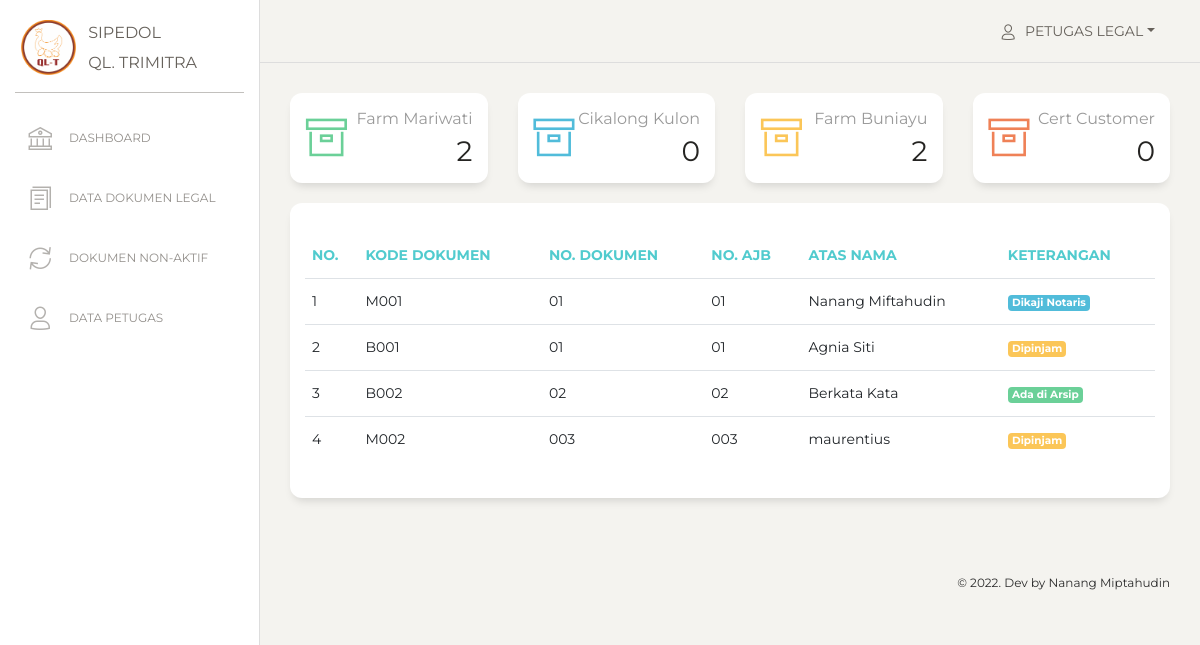
The app's page /view_admin/index.php (signed in) with its own data.
### tables this page shows
CREATE TABLE `users` (
  `id` int(11) NOT NULL,
  `nama` varchar(255) NOT NULL,
  `email` varchar(255) NOT NULL,
  `username` varchar(255) NOT NULL,
  `password` varchar(255) NOT NULL,
  `role_id` int(11) NOT NULL,
  `date_created` date NOT NULL,
  `is_active` int(11) NOT NULL
);

CREATE TABLE `data_legal` (
  `id_legal` int(11) NOT NULL,
  `kode_dokumen` varchar(100) NOT NULL,
  `no_dokumen` varchar(100) NOT NULL,
  `no_hgb` varchar(100) NOT NULL,
  `no_ajb` varchar(100) NOT NULL,
  `luas_tanah` int(11) NOT NULL,
  `atas_nama` varchar(100) NOT NULL,
  `no_kuasa` varchar(100) NOT NULL,
  `titik_lokasi` int(11) NOT NULL,
  `file` varchar(255) NOT NULL,
  `status_dokumen` int(11) NOT NULL,
  `keterangan` varchar(256) NOT NULL,
  `date_created` date NOT NULL,
  `is_active` int(1) NOT NULL
);

CREATE TABLE `status_dokumen` (
  `id_status_dokumen` int(11) NOT NULL,
  `status` varchar(100) NOT NULL,
  `date_created` date NOT NULL
);

### functions.php (called while the page is built, shortened)
<?php
$conn = mysqli_connect("localhost", "root", "", "db_sipedol");
function query($query)
{
    global $conn;
    $result = mysqli_query($conn, $query);
    $rows = [];
    while ($row = mysqli_fetch_assoc($result)) {
        $rows[] = $row;
    }
    return $rows;
}

### view_admin/index.php (the view, shortened to what this page needs)
<?php
include "../view_template/header.php";
include "../view_template/sidebar.php";
include "../view_template/topbar.php";
$legal = query("SELECT * FROM data_legal
        INNER JOIN titik_lokasi ON data_legal.titik_lokasi = titik_lokasi.id_titik_lokasi
        INNER JOIN status_dokumen ON data_legal.status_dokumen = status_dokumen.id_status_dokumen
        WHERE is_active = 1
        ");
$total_f = count(query("SELECT * FROM data_legal WHERE titik_lokasi = 1 AND is_active = 1"));
$total_r = count(query("SELECT * FROM data_legal WHERE titik_lokasi = 2 AND is_active = 1"));
$total_b = count(query("SELECT * FROM data_legal WHERE titik_lokasi = 3 AND is_active = 1"));
$total_c = count(query("SELECT * FROM data_legal WHERE titik_lokasi = 4 AND is_active = 1"));
?>
<div class="content">
    <div class="row">
        <div class="col-lg-3 col-md-6 col-sm-6">
            <a href="index_dashboard.php?titik_lokasi=1">
                <div class="card card-stats">
                    <div class="card-body ">
                        <div class="row pb-2">
                            <div class="col-2 col-md-2">
                                <div class="icon-big text-center icon-warning">
                                    <i class="nc-icon nc-box text-success"></i>
                                </div>
                            </div>
                            <div class="col-10 col-md-10">
                                <div class="numbers">
                                    <p class="card-category">Farm Mariwati</p>
                                    <p class="card-title"><?= $total_f; ?>
                                </div>
                            </div>
                        </div>
                    </div>
                </div>
            </a>
        </div>
        <div class="col-lg-3 col-md-6 col-sm-6">
            <a href="index_dashboard.php?titik_lokasi=2">
                <div class="card card-stats">
                    <div class="card-body ">
                        <div class="row pb-2">
                            <div class="col-2 col-md-2">
                                <div class="icon-big text-center icon-warning">
                                    <i class="nc-icon nc-box text-info"></i>
                                </div>
                            </div>
                            <div class="col-10 col-md-10">
                                <div class="numbers">
                                    <p class="card-category">Cikalong Kulon</p>
                                    <p class="card-title"><?= $total_r; ?>
                                </div>
                            </div>
                        </div>
                    </div>
                </div>
            </a>
        </div>
        <div class="col-lg-3 col-md-6 col-sm-6">
            <a href="index_dashboard.php?titik_lokasi=3">
                <div class="card card-stats">
                    <div class="card-body ">
                        <div class="row pb-2">
                            <div class="col-2 col-md-2">
                                <div class="icon-big text-center icon-warning">
                                    <i class="nc-icon nc-box text-warning"></i>
                                </div>
                            </div>
                            <div class="col-10 col-md-10">
                                <div class="numbers">
                                    <p class="card-category">Farm Buniayu</p>
                                    <p class="card-title"><?= $total_b; ?>
                                </div>
                            </div>
                        </div>
                    </div>
                </div>
            </a>
        </div>
        <div class="col-lg-3 col-md-6 col-sm-6">
            <a href="index_dashboard.php?titik_lokasi=4">
                <div class="card card-stats">
                    <div class="card-body ">
                        <div class="row pb-2">
                            <div class="col-2 col-md-2">
                                <div class="icon-big text-center icon-warning">
                                    <i class="nc-icon nc-box text-danger"></i>
                                </div>
                            </div>
                            <div class="col-10 col-md-10">
                                <div class="numbers">
                                    <p class="card-category">Cert Customer</p>
                                    <p class="card-title"><?= $total_c; ?>
                                </div>
                            </div>
                        </div>
                    </div>
                </div>
            </a>
        </div>
    </div>
    <div class="row">
        <div class="col-md-12">
            <div class="card ">
                <div class="card-header ">
                </div>
                <div class="card-body ">
                    <div class="table-responsive">
                        <table class="table">
                            <thead class=" text-primary">
                                <th>No.</th>
                                <th>Kode Dokumen</th>
                                <th>No. Dokumen</th>
                                <th>No. AJB</th>
                                <th>Atas Nama</th>
                                <th>Keterangan</th>
                            </thead>
                            <tbody>
                                <?php $i = 1; ?>
                                <?php foreach ($legal as $l) : ?>
                                    <tr>
                                        <td><?= $i; ?></td>
                                        <td><?= $l["kode_dokumen"]; ?></td>
                                        <td><?= $l["no_dokumen"]; ?></td>
                                        <td><?= $l["no_ajb"]; ?></td>
                                        <td><?= $l["atas_nama"]; ?></td>
                                        <td>
                                            <?php if ($l["id_status_dokumen"] == 1) : ?>
                                                <span class="badge bg-info text-white"><?= $l["status"]; ?></span>
                                            <?php elseif ($l["id_status_dokumen"] == 2) : ?>
                                                <span class="badge bg-success text-white"><?= $l["status"]; ?></span>
                                            <?php elseif ($l["id_status_dokumen"] == 3) : ?>
                                                <span class="badge bg-warning text-white"><?= $l["status"]; ?></span>
                                            <?php else : ?>
                                                <span class="badge bg-danger text-white"><?= $l["status"]; ?></span>
                                            <?php endif; ?>
                                        </td>
                                    </tr>
                                    <?php $i++; ?>
                                <?php endforeach; ?>
                            </tbody>
                        </table>
                    </div>
                </div>
            </div>
        </div>
    </div>
</div>
<?php include "../view_template/footer.php"; ?>

### view_template/topbar.php (shortened to what this page needs)
<nav class="navbar navbar-expand-lg navbar-absolute fixed-top navbar-transparent">
    <div class="container-fluid">
        <div class="navbar-wrapper">
            <a class="navbar-brand" href="javascript:;">Dashboard</a>
        </div>
        <div class="collapse navbar-collapse justify-content-end" id="navigation">
            <ul class="navbar-nav">
                <li class="nav-item btn-rotate dropdown">
                    <a class="nav-link dropdown-toggle" href="#" id="navbarDropdownMenuLink" data-toggle="dropdown" aria-haspopup="true" aria-expanded="false">
                        <i class="nc-icon nc-single-02"></i>
                        <p>
                            <span class="d-md-block"><?= $user["nama"]; ?></span>
                        </p>
                    </a>
                </li>
            </ul>
        </div>
    </div>
</nav>
<div class="wrapper ">
    <div class="main-panel">

### records on screen
users: nama "PETUGAS LEGAL"
data_legal: kode_dokumen "M001", no_dokumen "01", no_ajb "01", atas_nama "Nanang Miftahudin", status_dokumen.status "Dikaji Notaris"
data_legal: kode_dokumen "B001", no_dokumen "01", no_ajb "01", atas_nama "Agnia Siti", status_dokumen.status "Dipinjam"
data_legal: kode_dokumen "B002", no_dokumen "02", no_ajb "02", atas_nama "Berkata Kata", status_dokumen.status "Ada di Arsip"
data_legal: kode_dokumen "M002", no_dokumen "003", no_ajb "003", atas_nama "maurentius", status_dokumen.status "Dipinjam"

### other values on screen
$total_f "2"
$total_r "0"
$total_b "2"
$total_c "0"
